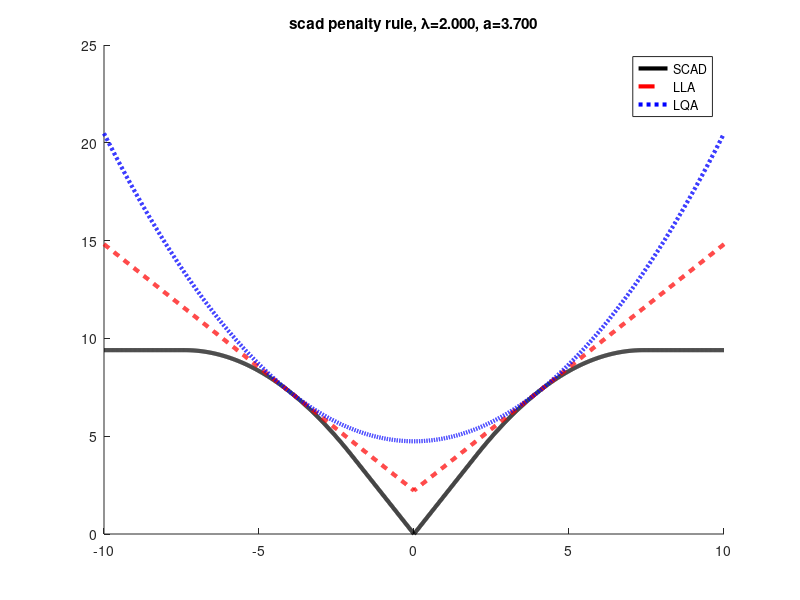

Recreate this plot in MATLAB. (Note: this script raises an error after producing the figure.)
function scadPlot()
%% LLA and LQA approximation - fig 1 of Zou & Li 2008
z = -10:0.01:10;
a = 3.7; lambda = 2;

if 0
% Reproduce fig 1c of Fan & Li 2001
p = penalty(z, a, lambda);
figure;
plot(z, p, 'k-', 'linewidth', 3);
title(sprintf('scad penalty rule, %s=%5.3f, a=%5.3f', '\lambda', lambda, a))
printPmtkFigure('scadPenalty')
end


p = penalty(z, a, lambda);
figure; hold on
plot(z, p, 'k-', 'linewidth', 3);
pl = LLA(z, a, lambda, 4);
plot(z, pl, 'r--', 'linewidth', 3);
pq = LQA(z, a, lambda, 4);
plot(z, pq, 'b:', 'linewidth', 3);
title(sprintf('scad penalty rule, %s=%5.3f, a=%5.3f', '\lambda', lambda, a))
legend('SCAD', 'LLA', 'LQA')
printPmtkFigure('scadLLA')

if 0
% Reproduce fig 2c of Fan & Li 2001
z=-10:0.01:10;
theta = estimator(z, a, lambda);
figure;
plot(z, theta, 'k-', 'linewidth', 3);
hold on
plot(z, z, ':', 'linewidth', 2);
title(sprintf('scad thresholding rule, %s=%5.3f, a=%5.3f','\lambda', lambda, a))
printPmtkFigure('scadThreshold')
end

end

function th = estimator(z, a, lambda)
% equation 2.8 of their paper
th = zeros(size(z));
ndx = abs(z) <= 2*lambda;
zz = z(ndx);
th(ndx) = sign(zz).*soft(abs(zz) - lambda);

ndx = (abs(z) > 2*lambda) & (abs(z) <= a*lambda);
zz = z(ndx);
th(ndx) = ((a-1)*zz - sign(zz).*a*lambda)/(a-2);

ndx = abs(z)>a*lambda;
zz = z(ndx);
th(ndx) = zz;
end

function u = soft(x)
u = max(0,x);
end

function th=penalty(z, a, lambda)
% p612 of Clarke's book
th = zeros(size(z));
ndx = abs(z) <= lambda;
zz = z(ndx);
th(ndx) = lambda*abs(zz);

ndx = (abs(z) > lambda) & (abs(z) <= a*lambda);
zz = z(ndx);
th(ndx) = -(abs(zz).^2 - 2*a*lambda*abs(zz)+lambda^2)/(2*(a-1));

ndx = abs(z)>a*lambda;
th(ndx) = (a+1)*lambda^2/2;
end

function out = derivPenalty(z, a, lambda)
out = zeros(size(z));
ndx = z<=lambda;
out(ndx) = lambda;
ndx = z>lambda;
out(ndx) = lambda*soft(a*lambda-z)/((a-1)*lambda);
end


function out = LLA(z, a, lambda, bstar)
out = penalty(bstar, a, lambda) + ...
  derivPenalty(bstar, a, lambda)*(abs(z)-abs(bstar));
end

function out = LQA(z, a, lambda, bstar)
out = penalty(bstar, a, lambda) + ...
  0.5*derivPenalty(bstar, a, lambda)/abs(bstar)*(z.^2-bstar^2);
end
